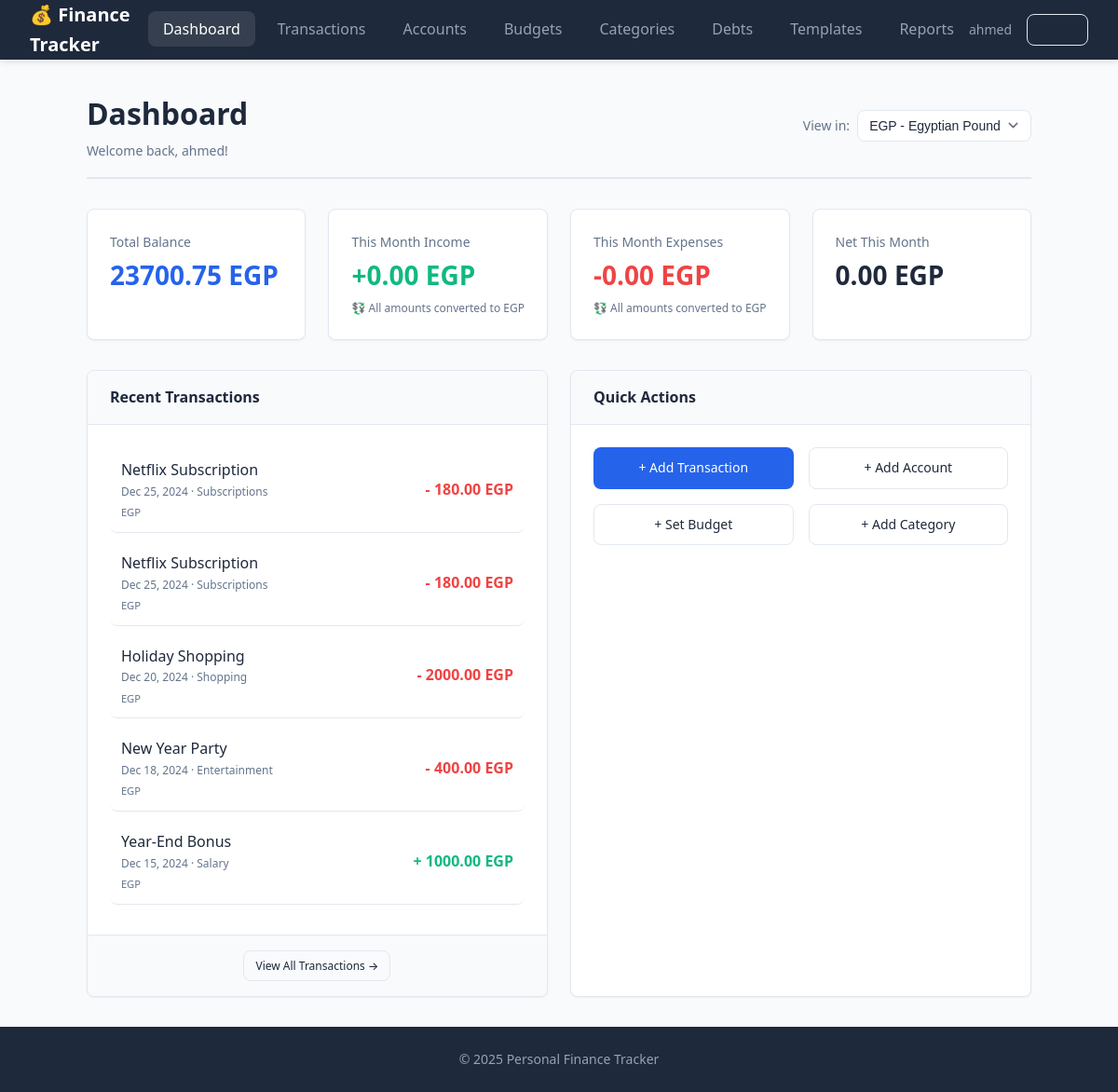
The page /dashboard (signed in) on the database its author committed.
### src/app/models/finance_models.py (models this page shows, shortened)
class User(UserMixin, db.Model):
    __tablename__ = 'user'
    id: Mapped[int] = mapped_column(Integer, primary_key=True, autoincrement=True)
    email: Mapped[str] = mapped_column(String(120), nullable=False, unique=True)
    password_hash: Mapped[str] = mapped_column(String(128), nullable=False)
    display_name: Mapped[Optional[str]] = mapped_column(String(100))
    default_currency: Mapped[str] = mapped_column(String(10), default='EGP')
    created_at: Mapped[datetime] = mapped_column(DateTime, default=datetime.utcnow)
    accounts: Mapped[List["Account"]] = relationship(
        "Account", back_populates="user", cascade="all, delete-orphan"
    )
    categories: Mapped[List["Category"]] = relationship(
        "Category", back_populates="user", cascade="all, delete-orphan"
    )
    transactions: Mapped[List["Transaction"]] = relationship(
        "Transaction", back_populates="user", cascade="all, delete-orphan"
    )
    budgets: Mapped[List["Budget"]] = relationship(
        "Budget", back_populates="user", cascade="all, delete-orphan"
    )
    transaction_templates: Mapped[List["TransactionTemplate"]] = relationship(
        "TransactionTemplate", back_populates="user", cascade="all, delete-orphan"
    )
    goals: Mapped[List["Goal"]] = relationship(
        "Goal", back_populates="user", cascade="all, delete-orphan"
    )
    recurring_transactions: Mapped[List["RecurringTransaction"]] = relationship(
        "RecurringTransaction", back_populates="user", cascade="all, delete-orphan"
    )
    debts: Mapped[List["Debt"]] = relationship(
        "Debt", back_populates="user", cascade="all, delete-orphan"
    )

class Currency(db.Model):
    __tablename__ = 'currency'
    code: Mapped[str] = mapped_column(String(10), primary_key=True)
    name: Mapped[str] = mapped_column(String(50), nullable=False)
    symbol: Mapped[Optional[str]] = mapped_column(String(5))
    rate_to_base: Mapped[Decimal] = mapped_column(DECIMAL(12, 6), nullable=False)

class Transaction(db.Model):
    __tablename__ = 'transaction'
    id: Mapped[int] = mapped_column(Integer, primary_key=True, autoincrement=True)
    user_id: Mapped[int] = mapped_column(
        Integer, ForeignKey('user.id', ondelete='CASCADE'), nullable=False
    )
    account_id: Mapped[int] = mapped_column(
        Integer, ForeignKey('account.id', ondelete='CASCADE'), nullable=False
    )
    category_id: Mapped[int] = mapped_column(
        Integer, ForeignKey('category.id', ondelete='CASCADE'), nullable=False
    )
    date: Mapped[datetime] = mapped_column(Date, nullable=False)
    amount: Mapped[Decimal] = mapped_column(DECIMAL(10, 2), nullable=False)
    transaction_type: Mapped[str] = mapped_column(String(10), nullable=False)
    description: Mapped[Optional[str]] = mapped_column(String(255))
    notes: Mapped[Optional[str]] = mapped_column(Text)
    created_at: Mapped[datetime] = mapped_column(DateTime, default=datetime.utcnow)
    user: Mapped["User"] = relationship("User", back_populates="transactions")
    account: Mapped["Account"] = relationship("Account", back_populates="transactions")
    category: Mapped["Category"] = relationship(
        "Category", back_populates="transactions"
    )
    __table_args__ = (
        Index('idx_transaction_user_date', 'user_id', 'date'),
        Index('idx_transaction_search', 'user_id', 'description', 'notes'),
    )

class Category(db.Model):
    __tablename__ = 'category'
    id: Mapped[int] = mapped_column(Integer, primary_key=True, autoincrement=True)
    user_id: Mapped[int] = mapped_column(
        Integer, ForeignKey('user.id', ondelete='CASCADE'), nullable=False
    )
    name: Mapped[str] = mapped_column(String(100), nullable=False)
    category_type: Mapped[str] = mapped_column(String(10), nullable=False)
    color: Mapped[Optional[str]] = mapped_column(String(7))
    max_single_amount: Mapped[Optional[Decimal]] = mapped_column(DECIMAL(10, 2))
    user: Mapped["User"] = relationship("User", back_populates="categories")
    transactions: Mapped[List["Transaction"]] = relationship(
        "Transaction", back_populates="category", cascade="all, delete-orphan"
    )
    budgets: Mapped[List["Budget"]] = relationship(
        "Budget", back_populates="category", cascade="all, delete-orphan"
    )
    transaction_templates: Mapped[List["TransactionTemplate"]] = relationship(
        "TransactionTemplate", back_populates="category"
    )

### src/app/controllers/dashboard_routes.py (the view)
@dashboard_bp.route('/dashboard')
@login_required
def dashboard():
    from flask import request
    selected_currency_code = request.args.get('currency', current_user.default_currency or 'EGP')
    selected_currency_obj = CurrencyRepository.get_by_code(selected_currency_code)
    if not selected_currency_obj:
        selected_currency_code = current_user.default_currency or 'EGP'
        selected_currency_obj = CurrencyRepository.get_by_code(selected_currency_code)
    if not selected_currency_obj:
        selected_currency_code = 'EGP'
        selected_currency_obj = CurrencyRepository.get_by_code('EGP')
    total_balance = _calculate_total_balance_converted(selected_currency_code)
    recent_transactions = _get_recent_transactions_with_conversion(selected_currency_code)
    monthly_summary = _calculate_monthly_summary(selected_currency_code)
    budget_alerts = _get_budget_alerts()
    accounts = AccountRepository.get_all_by_user(current_user.id)
    user_currency_obj = CurrencyRepository.get_by_code(current_user.default_currency or 'EGP')
    if not user_currency_obj:
        user_currency_obj = CurrencyRepository.get_by_code('EGP')
    account_breakdown = []
    for account in accounts:
        account_currency_obj = CurrencyRepository.get_by_code(account.currency)
        converted_balance = CurrencyRepository.convert_amount(
            account.current_balance,
            account.currency,
            selected_currency_code
        )
        account_breakdown.append({
            'name': account.name,
            'currency_code': account.currency,
            'currency_symbol': account_currency_obj.symbol if account_currency_obj and account_currency_obj.symbol else account.currency,
            'original_balance': account.current_balance,
            'converted_balance': converted_balance,
            'needs_conversion': account.currency != selected_currency_code
        })
    all_currencies = CurrencyRepository.get_all()
    return render_template(
        'dashboard.html',
        user=current_user,
        total_balance=total_balance,
        recent_transactions=recent_transactions,
        monthly_summary=monthly_summary,
        budget_alerts=budget_alerts,
        account_breakdown=account_breakdown,
        selected_currency=selected_currency_obj,
        selected_currency_code=selected_currency_code,
        currencies=all_currencies
    )

### src/app/templates/dashboard.html (shortened to what this page needs)
{% extends "base.html" %}
{% block content %}
<div class="page-header">
    <div>
        <h1>Dashboard</h1>
        <span class="text-muted">Welcome back, {{ user.display_name or user.email }}!</span>
    </div>
    <div class="currency-selector-container">
        <form method="GET" action="{{ url_for('dashboard.dashboard') }}" style="display: flex; align-items: center; gap: 0.5rem;">
            <label for="currency-select" style="font-size: 0.875rem; font-weight: 500; color: var(--text-secondary);">View in:</label>
            <select name="currency" id="currency-select" class="form-control" style="width: auto; padding: 0.5rem 2rem 0.5rem 0.75rem;" onchange="this.form.submit()">
                {% for currency in currencies %}
                <option value="{{ currency.code }}" {% if currency.code == selected_currency.code %}selected{% endif %}>
                    {{ currency.code }} - {{ currency.name }}
                </option>
                {% endfor %}
            </select>
        </form>
    </div>
</div>
<div class="dashboard-stats">
    <div class="stat-card balance">
        <div class="stat-label">Total Balance</div>
        <div class="stat-value">{{ "%.2f"|format(total_balance) }} {{ selected_currency.symbol if selected_currency.symbol else selected_currency.code }}</div>
    </div>
    <div class="stat-card income">
        <div class="stat-label">This Month Income</div>
        <div class="stat-value">+{{ "%.2f"|format(monthly_summary.income) }} {{ selected_currency.symbol if selected_currency.symbol else selected_currency.code }}</div>
        <div class="stat-note" style="font-size: 0.75rem; color: var(--text-secondary); margin-top: 0.5rem;">
            💱 All amounts converted to {{ selected_currency.symbol if selected_currency.symbol else selected_currency.code }}
        </div>
    </div>
    <div class="stat-card expense">
        <div class="stat-label">This Month Expenses</div>
        <div class="stat-value">-{{ "%.2f"|format(monthly_summary.expenses) }} {{ selected_currency.symbol if selected_currency.symbol else selected_currency.code }}</div>
        <div class="stat-note" style="font-size: 0.75rem; color: var(--text-secondary); margin-top: 0.5rem;">
            💱 All amounts converted to {{ selected_currency.symbol if selected_currency.symbol else selected_currency.code }}
        </div>
    </div>
    <div class="stat-card">
        <div class="stat-label">Net This Month</div>
        <div class="stat-value {% if monthly_summary.net >= 0 %}text-success{% else %}text-danger{% endif %}">
            {{ "%.2f"|format(monthly_summary.net) }} {{ selected_currency.symbol if selected_currency.symbol else selected_currency.code }}
        </div>
    </div>
</div>
<div class="grid grid-2">
    <div class="card">
        <div class="card-header">
            <h3>Recent Transactions</h3>
        </div>
        <div class="card-body">
            {% if recent_transactions %}
                {% for item in recent_transactions %}
                {% set transaction = item.transaction %}
                <div class="flex flex-between flex-center mb-2 transaction-item" style="padding: 0.75rem 0; border-bottom: 1px solid var(--border-color);">
                    <div style="flex: 1;">
                        <div style="font-weight: 500;">{{ transaction.description or 'No description' }}</div>
                        <div class="text-muted" style="font-size: 0.75rem;">
                            {{ transaction.date.strftime('%b %d, %Y') }} · {{ transaction.category.name }}
                        </div>
                        {% if item.needs_conversion %}
                        <div class="text-muted" style="font-size: 0.7rem; margin-top: 0.25rem;">
                            💱 {{ "%.2f"|format(item.original_amount) }} {{ item.original_currency_symbol }} → {{ "%.2f"|format(item.converted_amount) }} {{ item.converted_currency_symbol }}
                        </div>
                        {% else %}
                        <div class="text-muted" style="font-size: 0.7rem; margin-top: 0.25rem;">
                            {{ item.original_currency_symbol }}
                        </div>
                        {% endif %}
                    </div>
                    <div class="amount {% if transaction.transaction_type == 'Income' %}amount-income{% else %}amount-expense{% endif %}">
                        {{ "%.2f"|format(item.converted_amount) }} {{ item.converted_currency_symbol }}
                    </div>
                </div>
                {% endfor %}
            {% endif %}
        </div>
        {% if recent_transactions %}
        <div class="card-footer text-center">
            <a href="{{ url_for('transaction.transactions') }}" class="btn btn-outline btn-sm">View All Transactions →</a>
        </div>
        {% endif %}
    </div>
    <div class="card">
        <div class="card-header">
            <h3>Quick Actions</h3>
        </div>
        <div class="card-body">
            <div class="grid grid-2 gap-2">
                <a href="{{ url_for('transaction.add_transaction') }}" class="btn btn-primary btn-block">+ Add Transaction</a>
                <a href="{{ url_for('account.add_account') }}" class="btn btn-outline btn-block">+ Add Account</a>
                <a href="{{ url_for('budget.set_budget') }}" class="btn btn-outline btn-block">+ Set Budget</a>
                <a href="{{ url_for('category.add_category') }}" class="btn btn-outline btn-block">+ Add Category</a>
            </div>
        </div>
    </div>
</div>
{% endblock %}

### src/app/templates/base.html (shortened to what this page needs)
<!DOCTYPE html>
<html lang="en">
<head>
    <link rel="stylesheet" href="{{ url_for('static', filename='css/style.css') }}">
</head>
<body>
    {% if current_user.is_authenticated %}
    <nav class="navbar">
        <div class="nav-brand">
            <a href="{{ url_for('dashboard.dashboard') }}">💰 Finance Tracker</a>
        </div>
        <ul class="nav-links">
            <li><a href="{{ url_for('dashboard.dashboard') }}" class="{% if request.endpoint == 'dashboard.dashboard' %}active{% endif %}">Dashboard</a></li>
            <li><a href="{{ url_for('transaction.transactions') }}" class="{% if 'transaction' in request.endpoint %}active{% endif %}">Transactions</a></li>
            <li><a href="{{ url_for('account.accounts') }}" class="{% if 'account' in request.endpoint %}active{% endif %}">Accounts</a></li>
            <li><a href="{{ url_for('budget.budgets') }}" class="{% if 'budget' in request.endpoint %}active{% endif %}">Budgets</a></li>
            <li><a href="{{ url_for('category.categories') }}" class="{% if 'category' in request.endpoint %}active{% endif %}">Categories</a></li>
            <li><a href="{{ url_for('debt.debts') }}" class="{% if 'debt' in request.endpoint %}active{% endif %}">Debts</a></li>
            <li><a href="{{ url_for('template.templates') }}" class="{% if 'template' in request.endpoint %}active{% endif %}">Templates</a></li>
            <li><a href="{{ url_for('report.reports') }}" class="{% if 'report' in request.endpoint %}active{% endif %}">Reports</a></li>
        </ul>
        <div class="nav-user">
            <span class="user-name">{{ current_user.display_name or current_user.email }}</span>
            <a href="{{ url_for('auth.logout') }}" class="btn btn-outline btn-sm">Logout</a>
        </div>
    </nav>
    {% endif %}
    <main class="container">
        {% block content %}{% endblock %}
    </main>
    <footer class="footer">
        <p>&copy; 2025 Personal Finance Tracker</p>
    </footer>
</body>
</html>

### rows shown on the page
User: display_name "ahmed"
Currency: symbol "EGP", original_currency_symbol "EGP" "EGP" "EGP" "EGP" "EGP", converted_currency_symbol "EGP" "EGP" "EGP" "EGP" "EGP"
Transaction: converted_amount "180.00"
Transaction: converted_amount "180.00"
Transaction: converted_amount "2000.00"
Transaction: converted_amount "400.00"
Transaction: converted_amount "1000.00"

### other values the page prints
{{ "%.2f"|format(total_balance) }} "23700.75"
{{ "%.2f"|format(monthly_summary.income) }} "0.00"
{{ "%.2f"|format(monthly_summary.expenses) }} "0.00"
{{ "%.2f"|format(monthly_summary.net) }} "0.00"
form field currency "EGP - Egyptian Pound"
